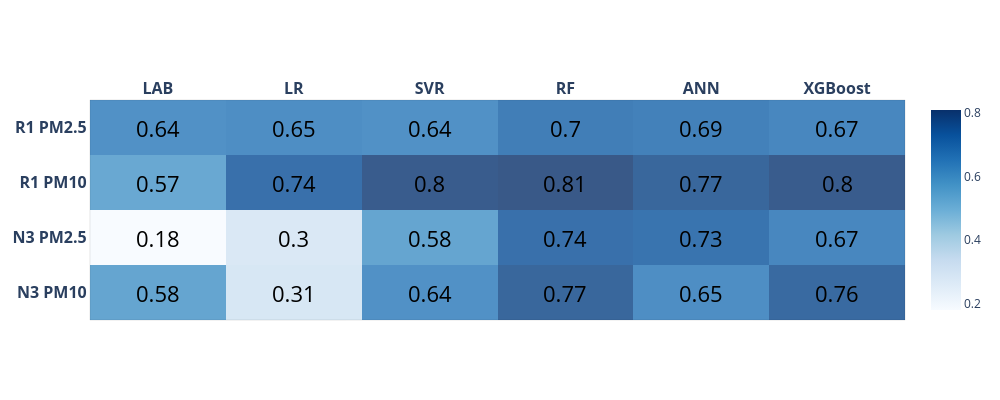

This figure's notebook cell:
### Code cell
!pip install -U kaleido
import plotly.graph_objects as go
from functools import reduce
from itertools import product

z=[[Pearson_lab_O3,Pearson_lr_O3 , Pearson_svr_O3, Pearson_rf_O3, Pearson_ann_O3,Pearson_xgb_O3],
 [Pearson_lab_SO2,Pearson_lr_SO2 , Pearson_svr_SO2, Pearson_rf_SO2, Pearson_ann_SO2,Pearson_xgb_SO2],
  [Pearson_lab_NO2,Pearson_lr_NO2 , Pearson_svr_NO2, Pearson_rf_NO2, Pearson_ann_NO2,Pearson_xgb_NO2],
  [Pearson_lab_CO,Pearson_lr_CO , Pearson_svr_CO, Pearson_rf_CO, Pearson_ann_CO,Pearson_xgb_CO]]
x=['<b>LAB</b>', '<b>LR</b>', '<b>SVR</b>', '<b>RF</b>', '<b>ANN</b>','<b>XGBoost</b>']
y=['<b>N3 PM10</b>', '<b>N3 PM2.5</b>', 
   '<b>R1 PM10</b>','<b>R1 PM2.5</b>']

def get_anno_text(z_value):
    annotations=[]
    a, b = len(z_value), len(z_value[0])
    flat_z = reduce(lambda x,y: x+y, z_value) # z_value.flat if you deal with numpy
    coords = product(range(a), range(b))
    for pos, elem in zip(coords, flat_z):
        annotations.append({'font': {'color': 'black'},
                    'showarrow': False,
                    'text': str(elem),
                    'x': pos[1],
                    'y': pos[0],
                        'font.size':22   })
    return annotations

fig = go.Figure(data=go.Heatmap(
                   z=z,
                   x=x,
                   y=y,
                   hoverongaps = True, colorscale ='blues',opacity=0.8))#matter#

fig.update_layout(title={'text': "",
        'y':0.8,
        'x':0.5,
        'xanchor': 'center',
        'yanchor': 'top'},
           plot_bgcolor='rgba(0,0,0,0)',       
    annotations = get_anno_text(z),
                 width=1000,
height=400,xaxis={'side': 'top'})

fig.update_xaxes(tickfont = dict(size=16),linewidth=0.1, linecolor='black',
    
                 mirror=True)
fig.update_yaxes(tickfont = dict(size=16),linewidth=0.1, linecolor='black',
        
                 mirror=True)
fig.write_image("Opc_r_summary.pdf",engine="kaleido")
#plt.savefig("table2a.pdf", format="pdf", bbox_inches="tight")
fig.show()

### Figure 1 — Plotly figure (JSON) as saved in the notebook; plotly's stock layout.template omitted (floating-point values rounded to 4 significant figures)
{"data": [{"colorscale": [[0, "rgb(247,251,255)"], [0.125, "rgb(222,235,247)"], [0.25, "rgb(198,219,239)"], [0.375, "rgb(158,202,225)"], [0.5, "rgb(107,174,214)"], [0.625, "rgb(66,146,198)"], [0.75, "rgb(33,113,181)"], [0.875, "rgb(8,81,156)"], [1, "rgb(8,48,107)"]], "hoverongaps": true, "opacity": 0.8, "type": "heatmap", "x": ["<b>LAB</b>", "<b>LR</b>", "<b>SVR</b>", "<b>RF</b>", "<b>ANN</b>", "<b>XGBoost</b>"], "y": ["<b>N3 PM10</b>", "<b>N3 PM2.5</b>", "<b>R1 PM10</b>", "<b>R1 PM2.5</b>"], "z": [[0.58, 0.31, 0.64, 0.77, 0.65, 0.76], [0.18, 0.3, 0.58, 0.74, 0.73, 0.67], [0.57, 0.74, 0.8, 0.81, 0.77, 0.8], [0.64, 0.65, 0.64, 0.7, 0.69, 0.67]]}], "layout": {"annotations": [{"font": {"color": "black", "size": 22}, "showarrow": false, "text": "0.58", "x": 0, "y": 0}, {"font": {"color": "black", "size": 22}, "showarrow": false, "text": "0.31", "x": 1, "y": 0}, {"font": {"color": "black", "size": 22}, "showarrow": false, "text": "0.64", "x": 2, "y": 0}, {"font": {"color": "black", "size": 22}, "showarrow": false, "text": "0.77", "x": 3, "y": 0}, {"font": {"color": "black", "size": 22}, "showarrow": false, "text": "0.65", "x": 4, "y": 0}, {"font": {"color": "black", "size": 22}, "showarrow": false, "text": "0.76", "x": 5, "y": 0}, {"font": {"color": "black", "size": 22}, "showarrow": false, "text": "0.18", "x": 0, "y": 1}, {"font": {"color": "black", "size": 22}, "showarrow": false, "text": "0.3", "x": 1, "y": 1}, {"font": {"color": "black", "size": 22}, "showarrow": false, "text": "0.58", "x": 2, "y": 1}, {"font": {"color": "black", "size": 22}, "showarrow": false, "text": "0.74", "x": 3, "y": 1}, {"font": {"color": "black", "size": 22}, "showarrow": false, "text": "0.73", "x": 4, "y": 1}, {"font": {"color": "black", "size": 22}, "showarrow": false, "text": "0.67", "x": 5, "y": 1}, {"font": {"color": "black", "size": 22}, "showarrow": false, "text": "0.57", "x": 0, "y": 2}, {"font": {"color": "black", "size": 22}, "showarrow": false, "text": "0.74", "x": 1, "y": 2}, {"font": {"color": "black", "size": 22}, "showarrow": false, "text": "0.8", "x": 2, "y": 2}, {"font": {"color": "black", "size": 22}, "showarrow": false, "text": "0.81", "x": 3, "y": 2}, {"font": {"color": "black", "size": 22}, "showarrow": false, "text": "0.77", "x": 4, "y": 2}, {"font": {"color": "black", "size": 22}, "showarrow": false, "text": "0.8", "x": 5, "y": 2}, {"font": {"color": "black", "size": 22}, "showarrow": false, "text": "0.64", "x": 0, "y": 3}, {"font": {"color": "black", "size": 22}, "showarrow": false, "text": "0.65", "x": 1, "y": 3}, {"font": {"color": "black", "size": 22}, "showarrow": false, "text": "0.64", "x": 2, "y": 3}, {"font": {"color": "black", "size": 22}, "showarrow": false, "text": "0.7", "x": 3, "y": 3}, {"font": {"color": "black", "size": 22}, "showarrow": false, "text": "0.69", "x": 4, "y": 3}, {"font": {"color": "black", "size": 22}, "showarrow": false, "text": "0.67", "x": 5, "y": 3}], "height": 400, "plot_bgcolor": "rgba(0,0,0,0)", "title": {"text": "", "x": 0.5, "xanchor": "center", "y": 0.8, "yanchor": "top"}, "width": 1000, "xaxis": {"linecolor": "black", "linewidth": 0.1, "mirror": true, "side": "top", "tickfont": {"size": 16}}, "yaxis": {"linecolor": "black", "linewidth": 0.1, "mirror": true, "tickfont": {"size": 16}}}}
